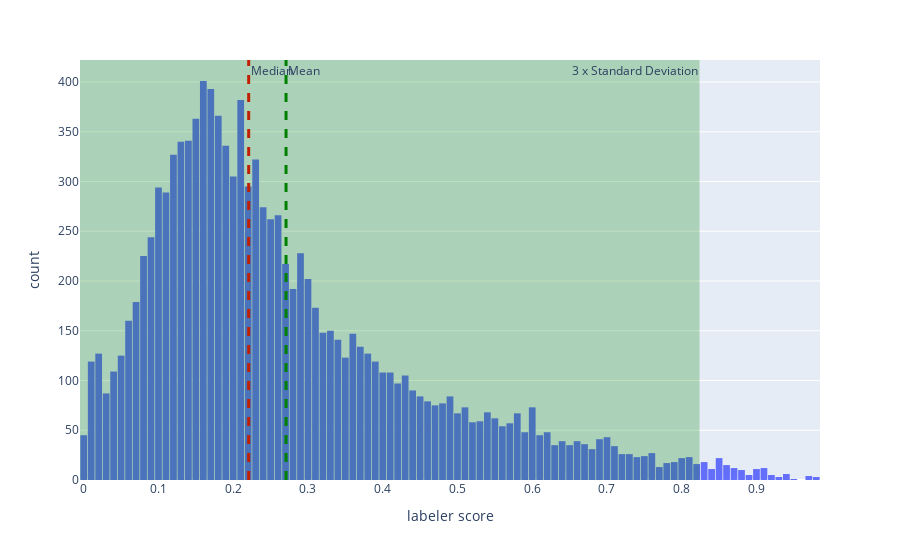

Write notebook code for a chart like this one.
### Code cell
#import px to plot the data
import plotly.express as px

fig = px.histogram(df, x='weight', labels={'weight':'labeler score', 'count':'number of labelers'})

fig.add_vline(x=mean, line_width=3, line_dash="dash", line_color="green", annotation_text="Mean")
fig.add_vline(x=median, line_width=3, line_dash="dash", line_color="red", annotation_text="Median")
#show the standard deviation as a range make the annotation bold
fig.add_vrect(x0=max(0-0.005,mean-3*std), x1=mean+3*std, fillcolor="green", opacity=0.25, line_width=0, annotation_text="3 x Standard Deviation")

# distansiate the bars
fig.update_layout(bargap=0.1)
fig.show()

### Figure 1 — Plotly figure (JSON) as saved in the notebook; plotly's stock layout.template omitted (floating-point values rounded to 4 significant figures; data arrays with more than 128 entries replaced by an {"elided": "..."} marker saying what was removed)
{"data": [{"alignmentgroup": "True", "bingroup": "x", "hovertemplate": "labeler score=%{x}<br>count=%{y}<extra></extra>", "legendgroup": "", "marker": {"color": "#636efa", "pattern": {"shape": ""}}, "name": "", "offsetgroup": "", "orientation": "v", "showlegend": false, "type": "histogram", "x": {"elided": "11469 float values"}, "xaxis": "x", "yaxis": "y"}], "layout": {"annotations": [{"showarrow": false, "text": "Mean", "x": 0.2706, "xanchor": "left", "xref": "x", "y": 1, "yanchor": "top", "yref": "y domain"}, {"showarrow": false, "text": "Median", "x": 0.2207, "xanchor": "left", "xref": "x", "y": 1, "yanchor": "top", "yref": "y domain"}, {"showarrow": false, "text": "3 x Standard Deviation", "x": 0.8238, "xanchor": "right", "xref": "x", "y": 1, "yanchor": "top", "yref": "y domain"}], "bargap": 0.1, "barmode": "relative", "legend": {"tracegroupgap": 0}, "margin": {"t": 60}, "shapes": [{"line": {"color": "green", "dash": "dash", "width": 3}, "type": "line", "x0": 0.2706, "x1": 0.2706, "xref": "x", "y0": 0, "y1": 1, "yref": "y domain"}, {"line": {"color": "red", "dash": "dash", "width": 3}, "type": "line", "x0": 0.2207, "x1": 0.2207, "xref": "x", "y0": 0, "y1": 1, "yref": "y domain"}, {"fillcolor": "green", "line": {"width": 0}, "opacity": 0.25, "type": "rect", "x0": -0.005, "x1": 0.8238, "xref": "x", "y0": 0, "y1": 1, "yref": "y domain"}], "xaxis": {"anchor": "y", "domain": [0, 1], "title": {"text": "labeler score"}}, "yaxis": {"anchor": "x", "domain": [0, 1], "title": {"text": "count"}}}}
